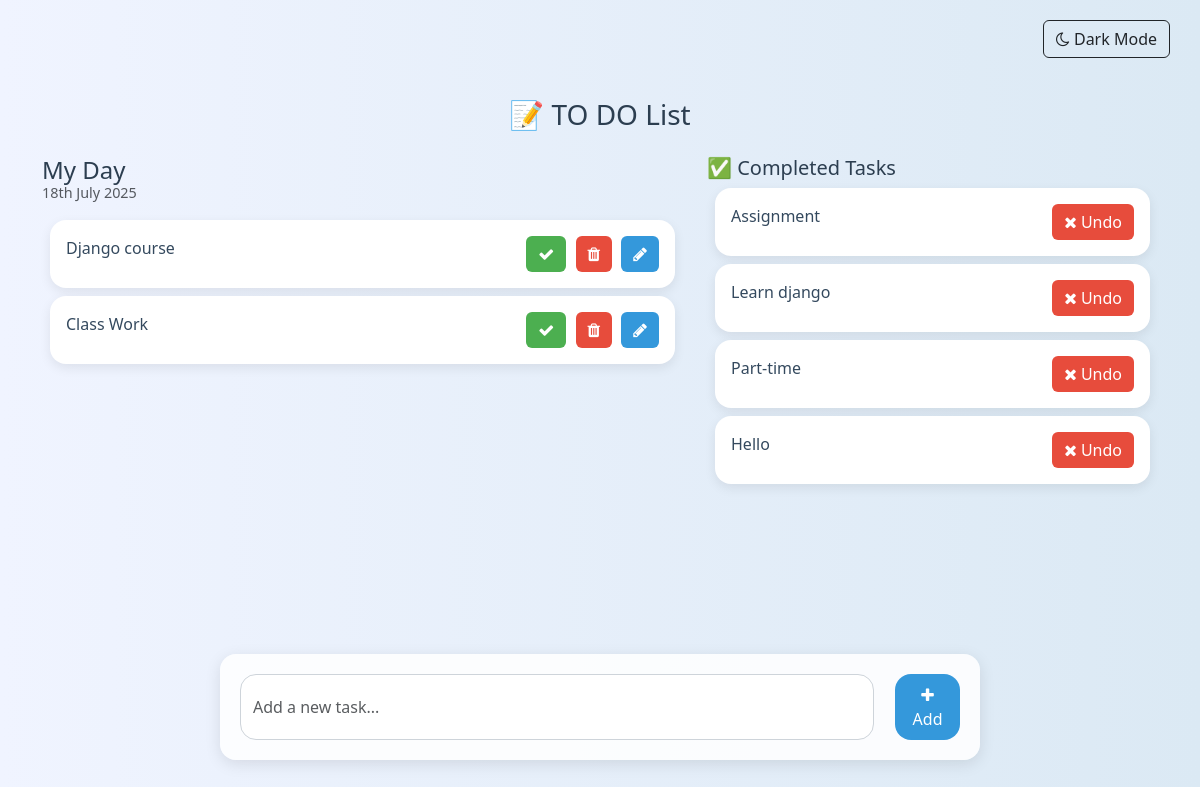
/, run on an earlier commit of the app's database.
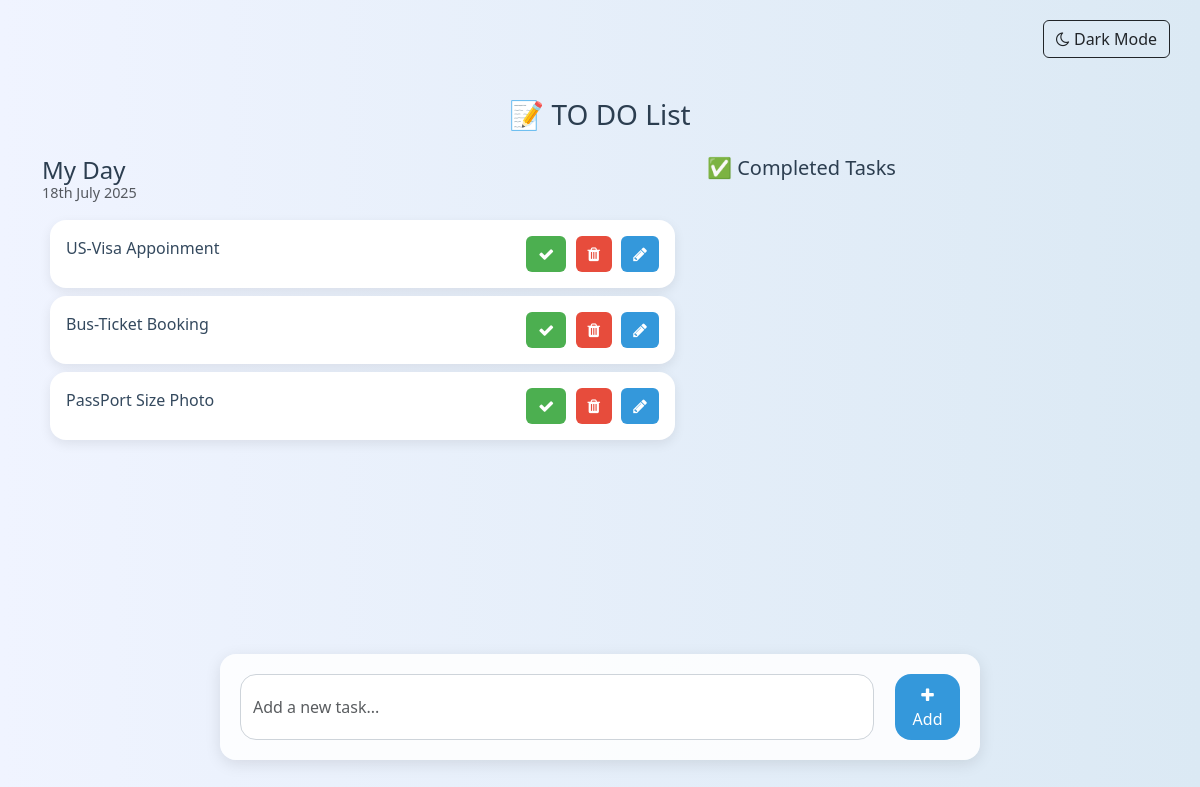
And on a later commit of the database.
### todo/models.py (models this page shows, shortened)
class Task(models.Model):
    task = models.CharField(max_length=250)
    is_complete = models.BooleanField(default=False)
    created_at = models.DateTimeField(auto_now_add=True)
    updated_at = models.DateTimeField(auto_now=True)

### todo_main/views.py (the view)
# urls.py: 2. Add a URL to urlpatterns:  path('', views.home, name='home')
def home(request):
    tasks = Task.objects.filter(is_complete=False)
    completed_tasks = Task.objects.filter(is_complete=True)
    context = {
        'tasks': tasks,
        'completed_tasks': completed_tasks,
    }
    return render(request, 'home.html',context)

### templates/home.html (shortened to what this page needs)
{% load static %}
<!DOCTYPE html>
<html lang="en">
<head>
  <link href="https://cdn.jsdelivr.net/npm/bootstrap@5.3.0-alpha1/dist/css/bootstrap.min.css" rel="stylesheet">
  <link rel="stylesheet" href="https://cdnjs.cloudflare.com/ajax/libs/font-awesome/4.7.0/css/font-awesome.min.css">
</head>
<body>
  <div class="toggle-container">
    <button id="themeToggle" class="btn btn-outline-dark">
      <i class="fa fa-moon-o"></i> Dark Mode
    </button>
  </div>
  <div class="container">
    <h3 class="pt-5 text-center">📝 TO DO List</h3>
    <div class="row mt-4">
      <div class="col-md-7 col-lg-7" style="height: 450px; overflow-y: auto;">
        <h4>My Day</h4>
        <p class="text-muted">{% now "jS F Y" %}</p>
        {% for task in tasks %}
        <div class="card m-2">
          <div class="card-body">
            {{ task.task }}
            <span style="float: right;">
              <a href="{% url 'mark_as_done' task.pk %}" class="btn btn-success"><i class="fa fa-check"></i></a>
              <a href="{% url 'delete_task' task.pk %}" class="btn btn-danger"><i class="fa fa-trash"></i></a>
              <a href="{% url 'edit_task' task.pk %}" class="btn btn-primary"><i class="fa fa-pencil"></i></a>
            </span>
          </div>
        </div>
        {% endfor %}
      </div>
      <div class="col-md-5 col-lg-5">
        <h5>✅ Completed Tasks</h5>
        {% for task in completed_tasks %}
        <div class="card m-2">
          <div class="card-body">
            {{ task.task }}
            <span style="float: right;">
              <a href="{% url 'mark_as_undone' task.pk %}" class="btn btn-danger"><i class="fa fa-times"></i> Undo</a>
            </span>
          </div>
        </div>
        {% endfor %}
      </div>
    </div>
    <div class="row mt-5 justify-content-center">
      <div class="col-md-8 task-form">
        <form action="{% url 'addTask' %}" method="post">
          <div class="form-group">
            <div class="d-flex">
              <input type="text" name="task" class="form-control me-3" placeholder="Add a new task...">
              <button type="submit" class="btn btn-primary"><i class="fa fa-plus"></i> Add</button>
            </div>
          </div>
        </form>
      </div>
    </div>
  </div>
</body>
</html>

### templates/home.html (style rules this page uses)
body { background: linear-gradient(to right, #f0f4ff, #dbe9f4); font-family: 'Segoe UI', sans-serif; transition: background 0.4s ease, color 0.3s ease; }
h3, h4, h5 { color: #2c3e50; }
.card { border: none; border-radius: 1rem; box-shadow: 0 4px 12px rgba(0, 0, 0, 0.08); transition: transform 0.2s ease-in-out; }
.card-body { font-size: 1rem; font-weight: 500; color: #34495e; }
.btn { margin-left: 5px; }
.btn-success { background-color: #4CAF50; border: none; }
.btn-danger { background-color: #E74C3C; border: none; }
.btn-primary { background-color: #3498DB; border: none; }
.form-control { padding: 1.25rem 0.75rem !important; border-radius: 1rem; border: 1px solid #ced4da; }
.container { margin-top: 50px; margin-bottom: 80px; }
input::placeholder { color: #aaa; }
form .btn { border-radius: 1rem; }
.task-form { background-color: #ffffffdd; border-radius: 1rem; padding: 20px; box-shadow: 0 4px 16px rgba(0, 0, 0, 0.1); }
.text-muted { font-size: 0.9rem; margin-top: -10px; }
.toggle-container { position: absolute; top: 20px; right: 30px; }

What changed in the data, as far as the page shows it:
removed Task: task "Django course", shown under "My Day"
removed Task: task "Class Work", shown under "My Day"
removed Task: task "Assignment", shown under "✅ Completed Tasks"
removed Task: task "Learn django", shown under "✅ Completed Tasks"
removed Task: task "Part-time", shown under "✅ Completed Tasks"
removed Task: task "Hello", shown under "✅ Completed Tasks"
added Task: task "US-Visa Appoinment", shown under "My Day"
added Task: task "Bus-Ticket Booking", shown under "My Day"
added Task: task "PassPort Size Photo", shown under "My Day"
